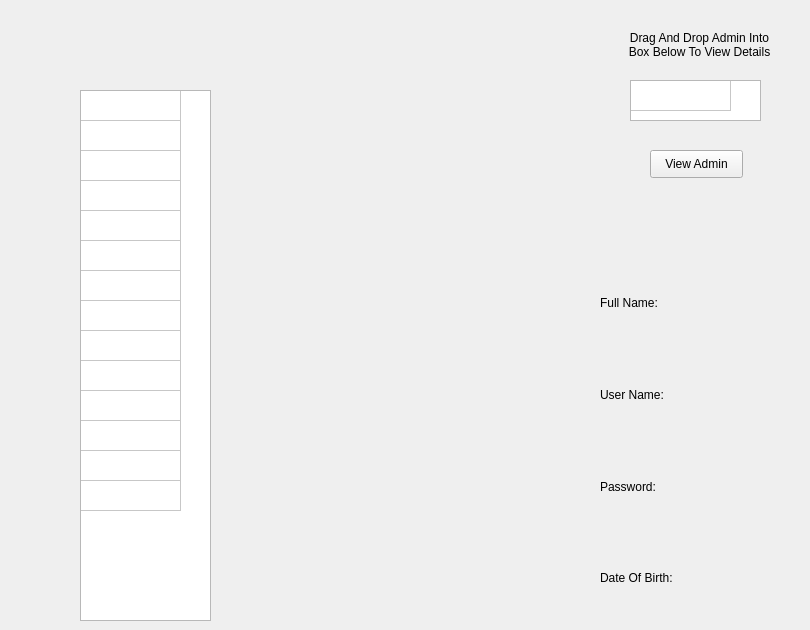
      <widget class="QWidget" name="tab_8">
       <attribute name="title">
        <string>Admins Bank</string>
       </attribute>
       <widget class="QTableWidget" name="tableWidget_6">
        <property name="geometry">
         <rect>
          <x>80</x>
          <y>90</y>
          <width>131</width>
          <height>531</height>
         </rect>
        </property>
        <property name="editTriggers">
         <set>QAbstractItemView::NoEditTriggers</set>
        </property>
        <property name="dragEnabled">
         <bool>true</bool>
        </property>
        <property name="dragDropMode">
         <enum>QAbstractItemView::DragOnly</enum>
        </property>
        <property name="rowCount">
         <number>14</number>
        </property>
        <property name="columnCount">
         <number>1</number>
        </property>
        <attribute name="horizontalHeaderVisible">
         <bool>false</bool>
        </attribute>
        <attribute name="verticalHeaderVisible">
         <bool>false</bool>
        </attribute>
        <row/>
        <row/>
        <row/>
        <row/>
        <row/>
        <row/>
        <row/>
        <row/>
        <row/>
        <row/>
        <row/>
        <row/>
        <row/>
        <row/>
        <column/>
       </widget>
       <widget class="QLabel" name="label_28">
        <property name="geometry">
         <rect>
          <x>620</x>
          <y>20</y>
          <width>159</width>
          <height>50</height>
         </rect>
        </property>
        <property name="minimumSize">
         <size>
          <width>0</width>
          <height>50</height>
         </size>
        </property>
        <property name="text">
         <string>Drag And Drop Admin Into Box Below To View Details</string>
        </property>
        <property name="alignment">
         <set>Qt::AlignCenter</set>
        </property>
        <property name="wordWrap">
         <bool>true</bool>
        </property>
       </widget>
       <widget class="QTableWidget" name="tableWidget_7">
        <property name="geometry">
         <rect>
          <x>630</x>
          <y>80</y>
          <width>131</width>
          <height>41</height>
         </rect>
        </property>
        <property name="acceptDrops">
         <bool>true</bool>
        </property>
        <property name="editTriggers">
         <set>QAbstractItemView::NoEditTriggers</set>
        </property>
        <property name="dragDropMode">
         <enum>QAbstractItemView::DropOnly</enum>
        </property>
        <property name="rowCount">
         <number>1</number>
        </property>
        <property name="columnCount">
         <number>1</number>
        </property>
        <attribute name="horizontalHeaderVisible">
         <bool>false</bool>
        </attribute>
        <attribute name="verticalHeaderVisible">
         <bool>false</bool>
        </attribute>
        <row/>
        <column/>
       </widget>
       <widget class="QPushButton" name="pushButton_6">
        <property name="geometry">
         <rect>
          <x>650</x>
          <y>150</y>
          <width>93</width>
          <height>28</height>
         </rect>
        </property>
        <property name="text">
         <string>View Admin</string>
        </property>
       </widget>
       <widget class="QLabel" name="label_29">
        <property name="geometry">
         <rect>
          <x>610</x>
          <y>190</y>
          <width>181</width>
          <height>50</height>
         </rect>
        </property>
        <property name="minimumSize">
         <size>
          <width>100</width>
          <height>50</height>
         </size>
        </property>
        <property name="text">
         <string/>
        </property>
       </widget>
       <widget class="QWidget" name="layoutWidget_4">
        <property name="geometry">
         <rect>
          <x>600</x>
          <y>260</y>
          <width>201</width>
          <height>361</height>
         </rect>
        </property>
        <layout class="QVBoxLayout" name="verticalLayout_5">
         <item>
          <widget class="QLabel" name="label_30">
           <property name="text">
            <string>Full Name:</string>
           </property>
          </widget>
         </item>
         <item>
          <widget class="QLabel" name="label_31">
           <property name="text">
            <string>User Name:</string>
           </property>
          </widget>
         </item>
         <item>
          <widget class="QLabel" name="label_32">
           <property name="text">
            <string>Password:</string>
           </property>
          </widget>
         </item>
         <item>
          <widget class="QLabel" name="label_33">
           <property name="text">
            <string>Date Of Birth:</string>
           </property>
          </widget>
         </item>
        </layout>
       </widget>
      </widget>
